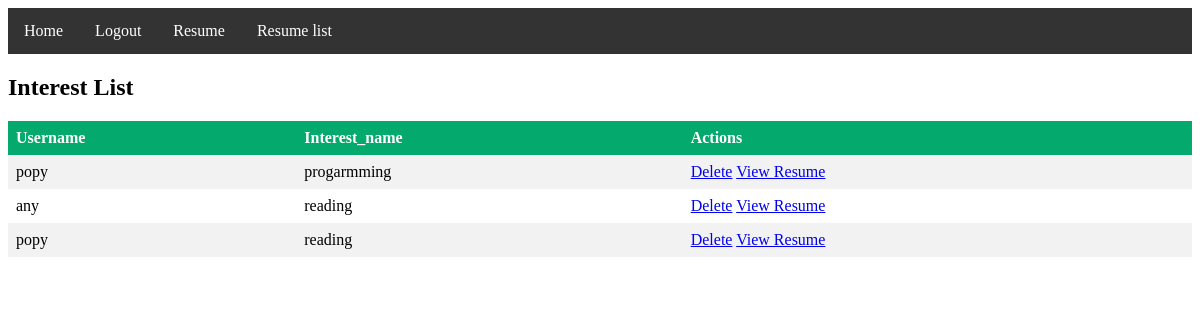
Screenshot of /viewInterest/ with the database file from the repository.
### myApp/models.py (models this page shows, shortened)
class interest_model(models.Model):
    user=models.ForeignKey(CustomUser,null=True,on_delete=models.CASCADE)
    interest_name=models.CharField(max_length=100,null=True)

class CustomUser(AbstractUser):
    USER=[
        ('admin','Admin'),
        ('viewer','Viewer')
    ]
    usertype=models.CharField(choices=USER,null=True,max_length=100)

### myProject/views.py (the view)
# urls.py: path('viewInterest/',viewInterest,name='viewInterest'),
def viewInterest(req):
    resume=interest_model.objects.all()
    context={
        'resume':resume
    }
    return render(req,'viewInterest.html',context)

### Template/viewInterest.html (shortened to what this page needs)
{% extends 'base.html' %}
{% block body %}
<!DOCTYPE html>
<html>
<head>
</head>
<body>
<h2>Interest List</h2>
<table>
  <tr>
    <th>Username</th>
    <th>Interest_name</th>
    <th>Actions</th>
  </tr>
  {% for r in resume %}
  <tr>
    <td>{{r.user.username}}</td>
    <td>{{r.interest_name}}</td>
    <td>
      <a href="{% url 'deletePage' r.id %}">Delete</a>
      <a href="{% url 'viewResume' r.user.id %}">View Resume</a>
    </td>
  </tr>
  {% endfor %}
</table>
</body>
</html>
{% endblock body %}

### Template/viewInterest.html (style rules this page uses)
table { border-collapse: collapse; width: 100%; }
th, td { text-align: left; padding: 8px; }
tr:nth-child(even) { background-color: #f2f2f2 }
th { background-color: #04AA6D; color: white; }

### rows the page displays
interest_model: user.username "popy", interest_name "progarmming"
interest_model: user.username "any", interest_name "reading"
interest_model: user.username "popy", interest_name "reading"
